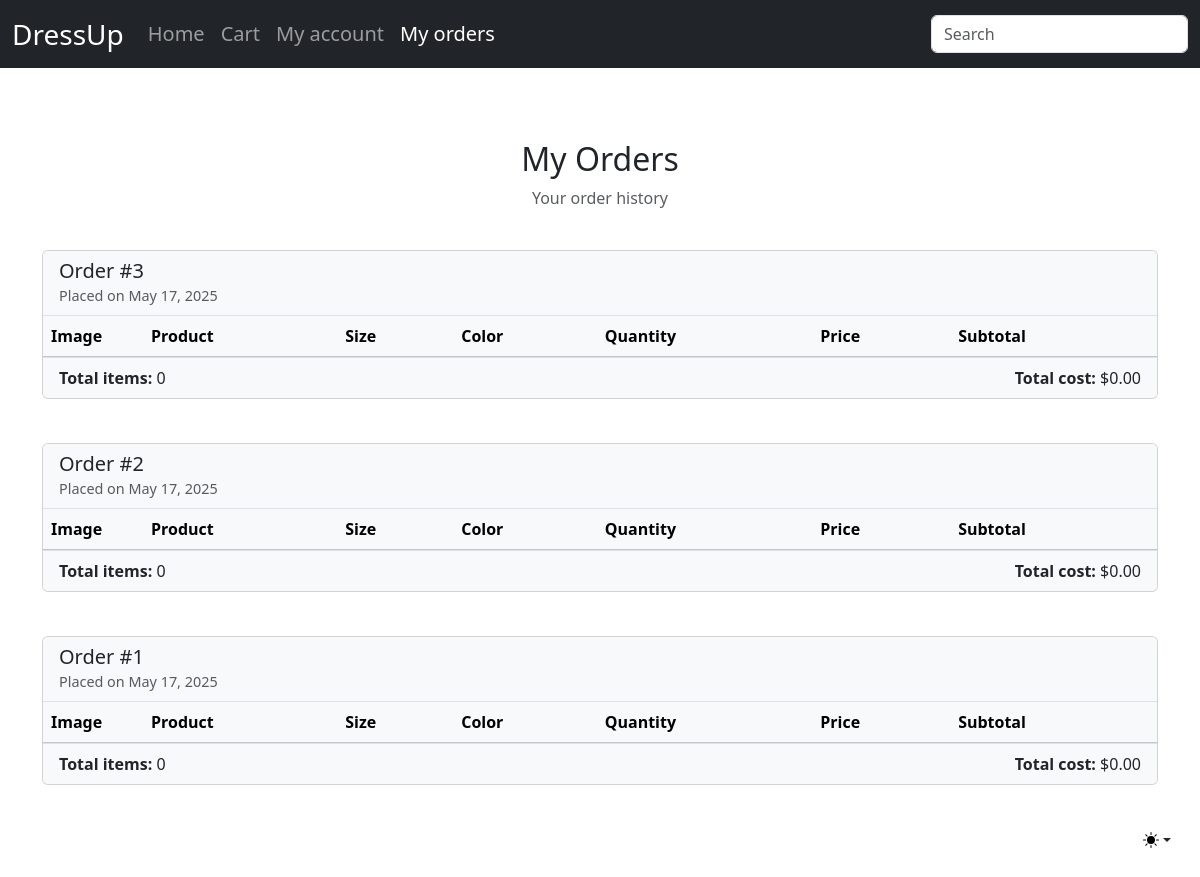
/orders (signed in), run on an earlier commit of the app's database.
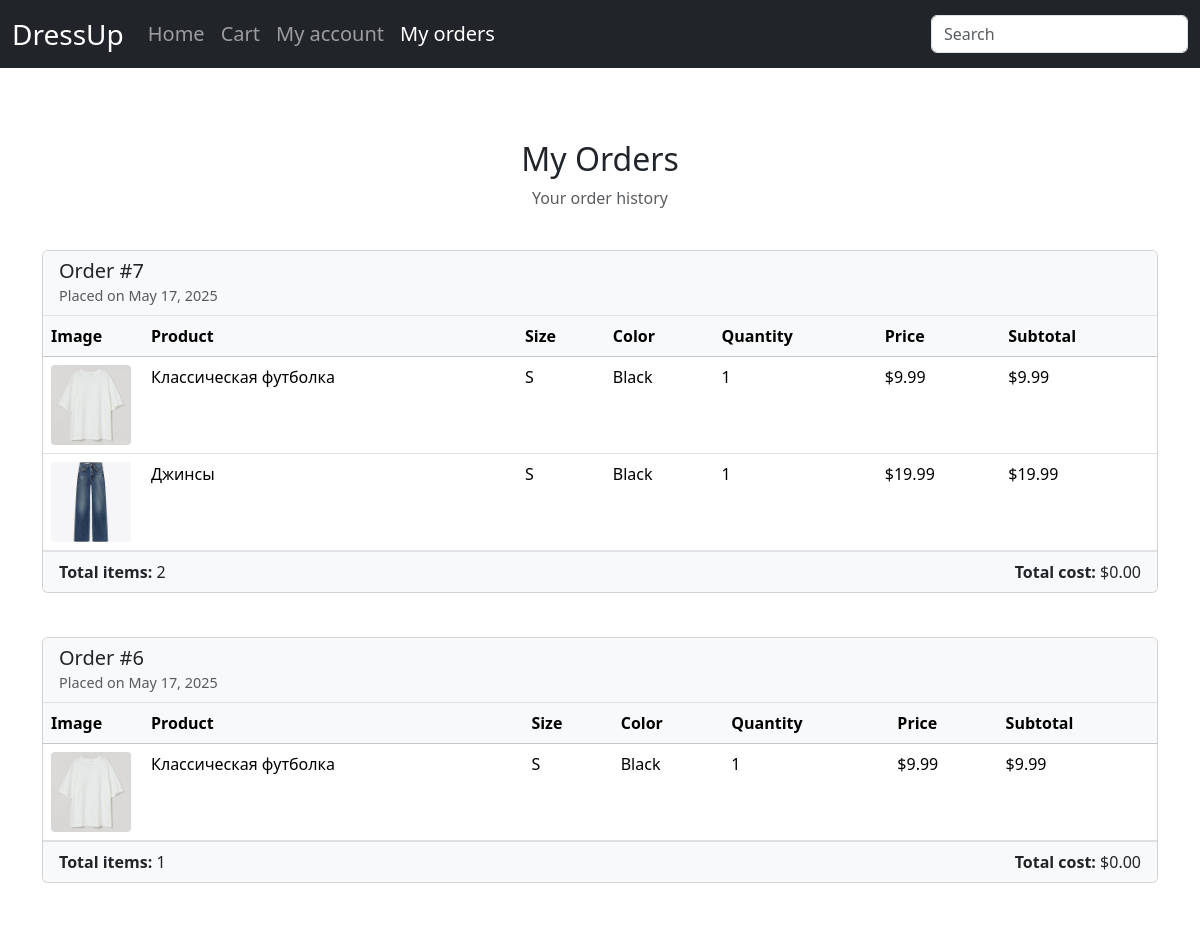
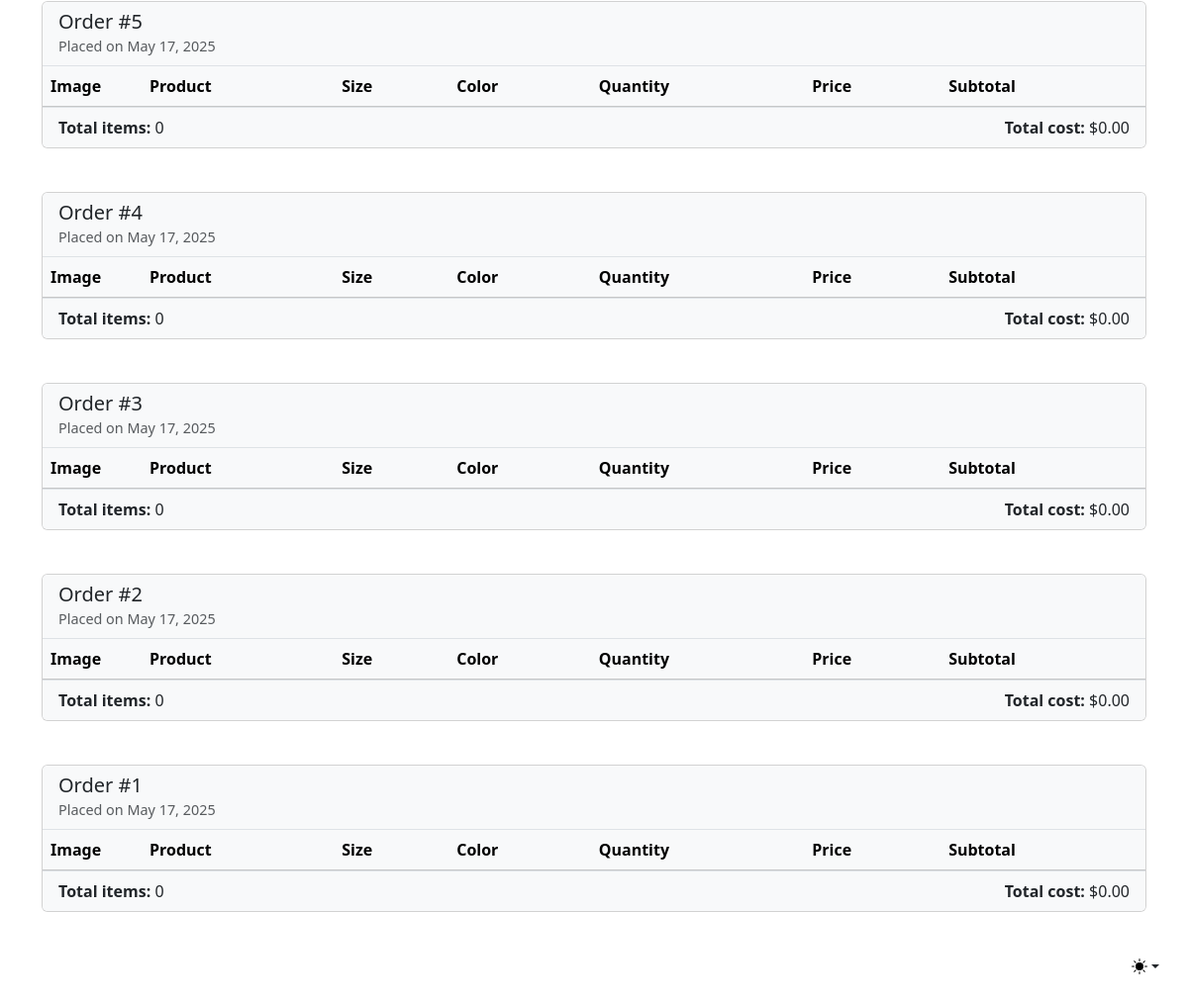
And on a later commit of the database (2 pictures, top to bottom).
### data.py (models this page shows)
class Order(db.Model):
    id = db.Column(db.Integer, primary_key=True)
    created_at = db.Column(db.DateTime, default=datetime.utcnow)
    user_id = db.Column(db.Integer, db.ForeignKey('user.id'), nullable=False)
    items = db.relationship('OrderItem', backref='order', lazy=True)

class OrderItem(db.Model):
    id = db.Column(db.Integer, primary_key=True)
    order_id = db.Column(db.Integer, db.ForeignKey('order.id'), nullable=False)
    product_id = db.Column(db.Integer, db.ForeignKey('product.id'), nullable=False)
    quantity = db.Column(db.Integer, nullable=False)
    size = db.Column(db.Text)
    color = db.Column(db.Text)
    product = db.relationship('Product')

class Product(db.Model):
    id = db.Column(db.Integer, primary_key=True)
    name = db.Column(db.String(150), nullable=False)
    price = db.Column(db.Float, nullable=False)
    description = db.Column(db.Text)
    image = db.Column(db.Text)
    stock = db.Column(db.Integer, default=0)
    category_id = db.Column(db.Integer, db.ForeignKey('category.id'), nullable=False)

### app.py (the view)
@app.route('/orders')
@login_required
def orders():
    my_orders = (
        Order.query
        .filter_by(user_id=current_user.id)
        .options(
            joinedload(Order.items).joinedload(OrderItem.product)  # Загружаем позиции и товары
        )
        .order_by(Order.created_at.desc())
        .all()
    )
    return render_template('orders.html', orders=my_orders)

### app.py (called while the page is built)
@login_manager.user_loader
def load_user(user_id):
    return User.query.get(int(user_id))

### templates/orders.html (shortened to what this page needs)
<!doctype html>
<html lang="en" data-bs-theme="auto">
  <head>
    <link href="{{ url_for('static', filename='css/bootstrap.min.css') }}" rel="stylesheet">
  </head>
  <body>
    {% include 'partials/theme_switcher.html' %}
    {% include 'partials/navbar.html' %}
    <main class="container py-5">
      <div class="py-4 text-center">
        <h2>My Orders</h2>
        <p class="text-muted">Your order history</p>
      </div>
      {% if orders %}
        <div class="row">
          {% for order in orders %}
          <div class="col-12 mb-4">
            <div class="card order-card">
              <div class="card-header order-header d-flex justify-content-between align-items-center">
                <div>
                  <h5 class="mb-0">Order #{{ order.id }}</h5>
                  <span class="order-date">Placed on {{ order.created_at.strftime('%B %d, %Y') }}</span>
                </div>
              </div>
              <div class="card-body p-0">
                <div class="table-responsive">
                  <table class="table mb-0">
                    <thead class="table-light">
                      <tr>
                        <th style="width: 100px">Image</th>
                        <th>Product</th>
                        <th>Size</th>
                        <th>Color</th>
                        <th>Quantity</th>
                        <th>Price</th>
                        <th>Subtotal</th>
                      </tr>
                    </thead>
                    <tbody>
                      {% set total = 0 %}
                      {% for item in order.items %}
                        {% set subtotal = item.quantity * item.product.price %}
                        {% set total = total + subtotal %}
                        <tr>
                          <td>
                            <img src="{{ url_for('static', filename='images/' + item.product.image) }}"
                                 class="product-img"
                                 alt="{{ item.product.name }}">
                          </td>
                          <td>{{ item.product.name }}</td>
                          <td>{{ item.size or '-' }}</td>
                          <td>{{ item.color or '-' }}</td>
                          <td>{{ item.quantity }}</td>
                          <td>${{ "%.2f"|format(item.product.price) }}</td>
                          <td>${{ "%.2f"|format(subtotal) }}</td>
                        </tr>
                      {% endfor %}
                    </tbody>
                  </table>
                </div>
              </div>
              <div class="card-footer order-summary d-flex justify-content-between">
                <span><strong>Total items:</strong> {{ order.items | sum(attribute='quantity') }}</span>
                <span><strong>Total cost:</strong> ${{ "%.2f"|format(total) }}</span>
              </div>
            </div>
          </div>
          {% endfor %}
        </div>
      {% else %}
        <div class="text-center py-5">
          <h4 class="text-muted">You haven't placed any orders yet</h4>
          <a href="{{ url_for('main_page') }}" class="btn btn-primary mt-3">Start Shopping</a>
        </div>
      {% endif %}
    </main>
  </body>
</html>

What changed in the data, as far as the page shows it:
added Order: id "7", created_at "May 17, 2025", items|sum "2", total "0.00"
added OrderItem: image (picture), product.name "Классическая футболка", size "S", color "Black", quantity "1", subtotal "9.99", shown under "7"
now on this page (row unchanged): Product: product.price "9.99"
added OrderItem: image (picture), product.name "Джинсы", size "S", color "Black", quantity "1", subtotal "19.99", shown under "7"
now on this page (row unchanged): Product: product.price "19.99"
added Order: id "6", created_at "May 17, 2025", items|sum "1", total "0.00"
added OrderItem: image (picture), product.name "Классическая футболка", size "S", color "Black", quantity "1", subtotal "9.99", shown under "6"
added Order: id "5", created_at "May 17, 2025", items|sum "0", total "0.00"
added Order: id "4", created_at "May 17, 2025", items|sum "0", total "0.00"
